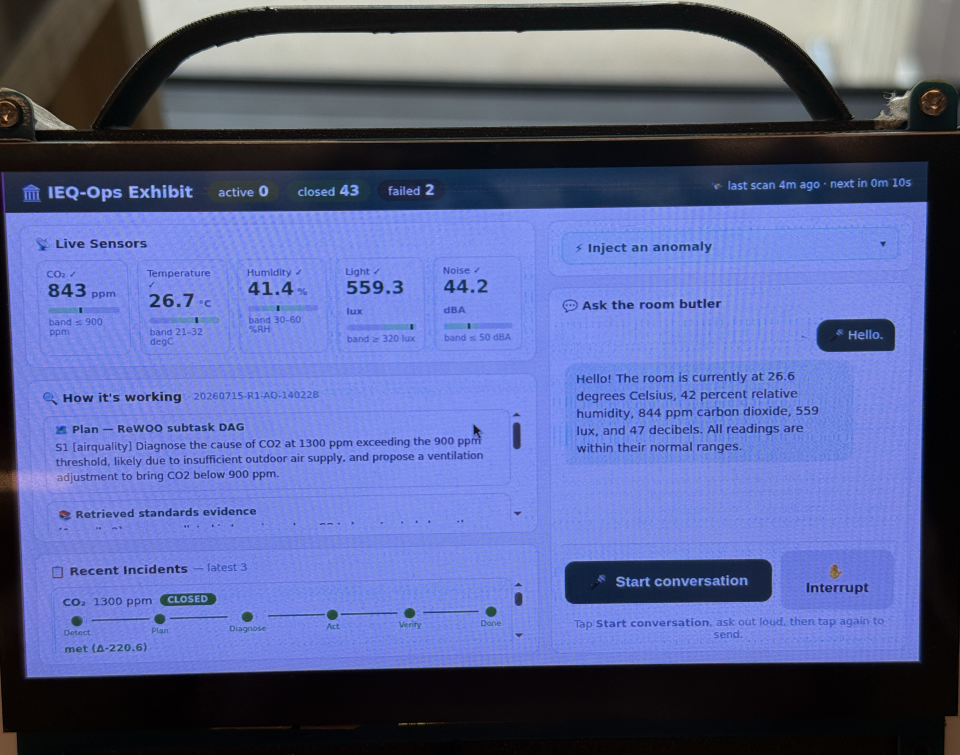
#> input picture Essay/documents/figures/fig17-kiosk-normal.jpg, 3839 x 3018 px (shown at 1/4 size)
$ python gen_photo_composites.py
#> lines starting #> are read from the running program, lines starting #| are printed output that depends on the picture
### Essay/documents/figures/src/_style.py
"""Shared dissertation figure style — one visual system for every plate.

Design contract (see FIGURE_MANIFEST.md "产图规范"):
  * print-first sizing — every figure is authored at its FINAL printed width
    (FULL_W = 6.5 in fits A4/Letter with 1 in margins), so nothing is rescaled
    in Word and no font ever shrinks below ~7 pt on the page;
  * one restrained palette, CVD-validated with the dataviz skill's
    `scripts/validate_palette.py` (light mode, surface #fcfcfb);
  * meaning is never carried by hue alone — every colour is paired with
    position, glyph or a direct label, so the plates survive greyscale
    photocopying;
  * grid and spines are recessive and always *behind* the marks
    (`axes.axisbelow`), titles are left-aligned with a muted subtitle line
    that carries n and the data source.

Palette provenance
------------------
Categorical slots come from the dataviz reference palette; the four IEQ
domains use the validated order blue → orange → aqua → violet
(worst adjacent ΔE 27.6 normal / 9.2 deutan — PASS).
STATUS is a reserved good/warning/critical trio, re-stepped darker than the
reference so every step clears 3:1 contrast on the paper surface; green↔amber
sits in the 6–8 CVD floor band, which is legal only with secondary encoding, so
status marks in this dissertation ALWAYS ship with a glyph and a word.
Ordered/pipeline stages use the sequential blue ramp, never categorical hues.
"""
from __future__ import annotations

import matplotlib as mpl
import matplotlib.pyplot as plt

# ── print geometry ────────────────────────────────────────────────────────────
FULL_W = 6.5    # full text width, A4/Letter with 1in margins
HALF_W = 3.15   # two figures side by side
DPI = 300

# ── categorical slots (fixed order — never cycled) ────────────────────────────
PALETTE = {
    "blue": "#2a78d6",
    "orange": "#eb6834",
    "aqua": "#1baf7a",
    "violet": "#4a3aa7",
    "magenta": "#e87ba4",
    "yellow": "#eda100",
    "green": "#008300",
    "red": "#e34948",
}
# The four IEQ domains, in the validated adjacency order.
DOMAIN = {
    "airquality": PALETTE["blue"],
    "thermal": PALETTE["orange"],
    "lighting": PALETTE["yellow"],
    "acoustic": PALETTE["violet"],
}
DOMAIN_MARK = {"airquality": "o", "thermal": "s", "lighting": "^", "acoustic": "D"}

# ── status palette (reserved; always shipped with a glyph + word) ─────────────
STATUS = {
    "good": "#1f7a3f",
    "warning": "#c07a09",
    "serious": "#cf6a2a",
    "critical": "#b8322e",
}
GLYPH = {"good": "✓", "warning": "!", "critical": "✗", "held": "‖"}

# ── ink / chrome ──────────────────────────────────────────────────────────────
INK = {
    "surface": "#fcfcfb",
    "panel": "#f4f3ef",     # very light fill for reference bands / card backs
    "primary": "#121211",
    "secondary": "#4f4e4a",
    "muted": "#86847e",
    "grid": "#e4e3dc",
    "baseline": "#bfbeb3",
    "rule": "#d5d4cb",
}
# Ordered / pipeline stages: sequential ramp (light → dark), never a rainbow.
SEQ_BLUE = ["#cde2fb", "#9ec5f4", "#6da7ec", "#3987e5", "#256abf", "#184f95", "#0d366b"]
# Paired-condition convention used across every ablation plate in this set:
# the baseline arm is inert grey, the treatment arm is the one saturated hue.
OFF_C = "#9a9891"
ON_C = PALETTE["blue"]

FIG_DIR = __file__.rsplit("/", 1)[0].rsplit("/src", 1)[0]  # …/documents/figures


def apply_style() -> None:
    mpl.rcParams.update({
        "figure.facecolor": INK["surface"],
        "axes.facecolor": INK["surface"],
        "savefig.facecolor": INK["surface"],
        "savefig.dpi": DPI,
        "savefig.bbox": None,
        "font.family": "DejaVu Sans",
        "font.size": 8.0,
        "text.color": INK["primary"],
        "axes.labelcolor": INK["secondary"],
        "axes.labelsize": 8.0,
        "axes.edgecolor": INK["baseline"],
        "axes.linewidth": 0.7,
        "axes.titlecolor": INK["primary"],
        "axes.titlesize": 8.8,
        "axes.titleweight": "bold",
        "axes.titlepad": 4.0,
        "axes.axisbelow": True,          # grid never draws over the marks
        "axes.grid": True,
        "axes.grid.axis": "y",
        "grid.color": INK["grid"],
        "grid.linewidth": 0.6,
        "xtick.color": INK["secondary"],
        "ytick.color": INK["secondary"],
        "xtick.labelsize": 7.5,
        "ytick.labelsize": 7.5,
        "xtick.major.size": 2.5,
        "ytick.major.size": 2.5,
        "xtick.major.width": 0.7,
        "ytick.major.width": 0.7,
        "axes.spines.top": False,
        "axes.spines.right": False,
        "legend.frameon": False,
        "legend.fontsize": 7.5,
        "legend.handlelength": 1.4,
        "legend.columnspacing": 1.2,
        "lines.linewidth": 1.6,
        "lines.markersize": 4.5,
        "figure.constrained_layout.use": True,
        "figure.constrained_layout.h_pad": 0.03,
        "figure.constrained_layout.w_pad": 0.03,
        "svg.fonttype": "none",
        "hatch.linewidth": 0.6,
    })


# ── titling & plate layout ───────────────────────────────────────────────────
# Text is wrapped to the authored print width and the layout engine is given an
# explicit rect, so the header/footer bands can never collide with the axes and
# the saved PNG is exactly FULL_W wide (no tight-bbox expansion).
_EM = 0.58          # mean advance width of DejaVu Sans, in em
_LEAD = 1.32        # line leading


# [47 lines left out: functions _wrap, layout, not called in this run]


def titles(fig, title: str, subtitle: str = "", y: float = 1.0) -> None:
    """Back-compat shim — prefer layout()."""
    layout(fig, title, subtitle)


# [6 lines left out: function ax_title, not called in this run]


def footnote(fig, text: str, y: float = -0.005) -> None:
    """Deprecated — layout() draws the footnote inside the reserved band."""
    return None


# [46 lines left out: functions despine, wilson, mcnemar_exact_p, save, not called in this run]

### Essay/documents/figures/src/gen_photo_composites.py
"""Photo plates: fig-03 (physical deployment), fig-17 (raw readings → natural
language) and fig-27 (the incident lifecycle on the kiosk).

These are evidence photographs of the real exhibit node, so the only operations
applied are geometric and tonal: EXIF auto-orientation, a crop, a projective
rectification of the kiosk screen onto its own plane, and a mild exposure /
saturation normalisation.  No displayed value, glyph or string is ever altered,
added or removed, and nothing from one photograph is composited into another.

Layout follows the same print-first contract as the chart plates (see
`_style.py`): every plate is authored at its FINAL printed width of 6.5 in, so
Word never rescales it and the on-screen text stays legible on the page.  That
constraint is what drives the composition — the kiosk UI is cropped to the one
region each caption is about and given the full text width, instead of showing
the whole 7-inch screen three times at a size no reader can decode.
"""
from __future__ import annotations

import textwrap
from dataclasses import dataclass
from pathlib import Path

import matplotlib as mpl
import matplotlib.pyplot as plt
import numpy as np
from PIL import Image, ImageEnhance, ImageFilter, ImageOps

from _style import INK, apply_style

apply_style()
# These plates are laid out in absolute inches, so neither the constrained
# layout engine nor a tight bounding box may touch the authored geometry.
mpl.rcParams["savefig.bbox"] = None

FIG = Path(__file__).resolve().parents[1]  # …/documents/figures

# ── print geometry (values copied from _style, not imported, so this plate is
#    immune to edits in the shared chart style) ────────────────────────────────
W_FULL = 6.5        # authored print width, A4/Letter with 1 in margins
DPI = 300           # → 1950 px wide PNG, sRGB, solid light ground
GAP = 0.16          # gutter between panels in a row
ROW_GAP = 0.20      # gutter between rows
CAP_PAD = 0.06      # panel frame → caption block
CAP_SIZE = 7.6      # panel caption
TAG_INDENT = 0.26   # hanging indent for the bold (a)/(b)/(c) tag
TITLE_SIZE = 9.6
SUB_SIZE = 7.4
FOOT_SIZE = 6.8
_EM = 0.58          # mean advance width of DejaVu Sans, in em
_LEAD = 1.32        # line leading


# ── text metrics ──────────────────────────────────────────────────────────────
def _lh(size: float) -> float:
    """Line height in inches for a given point size."""
    return size * _LEAD / 72


# [6 lines left out: function _wrap, not called in this run]


# ── image loading, rectification, tone ────────────────────────────────────────
def _load(name: str) -> Image.Image:
    """EXIF-corrected sRGB image straight from the figures directory."""
#> called with name = 'fig17-kiosk-normal.jpg'
    return ImageOps.exif_transpose(Image.open(FIG / name)).convert("RGB")
#> returned value is the input picture: PIL image 3839x3018 RGB; mean R, G, B 88.9, 99.2, 151.9


def _tone(im: Image.Image, contrast: float = 1.0, colour: float = 1.0,
          cut: tuple[float, float] | None = None) -> Image.Image:
    """Exposure normalisation only — no local edits, no retouching."""
#> called with contrast = 1.05, colour = 1.04
    if cut is not None:
        im = ImageOps.autocontrast(im, cutoff=cut)
    if contrast != 1.0:
        im = ImageEnhance.Contrast(im).enhance(contrast)
    if colour != 1.0:
        im = ImageEnhance.Color(im).enhance(colour)
    return im


# [56 lines left out: functions _screen_quad, _rectify, not called in this run]


def _crop(im: Image.Image, box: tuple[float, float, float, float],
          rot: float = 0.0) -> Image.Image:
    """Fractional crop (x0, y0, x1, y1), after an optional deskew rotation."""
#> called with box = (0.03, 0.02, 0.98, 0.928), rot = 0
    if rot:
        im = im.rotate(rot, resample=Image.BICUBIC, expand=False)
    x0, y0, x1, y1 = box
#> x0 = 0.03; y0 = 0.02; x1 = 0.98; y1 = 0.928
    return im.crop((round(x0 * im.width), round(y0 * im.height),
                    round(x1 * im.width), round(y1 * im.height)))
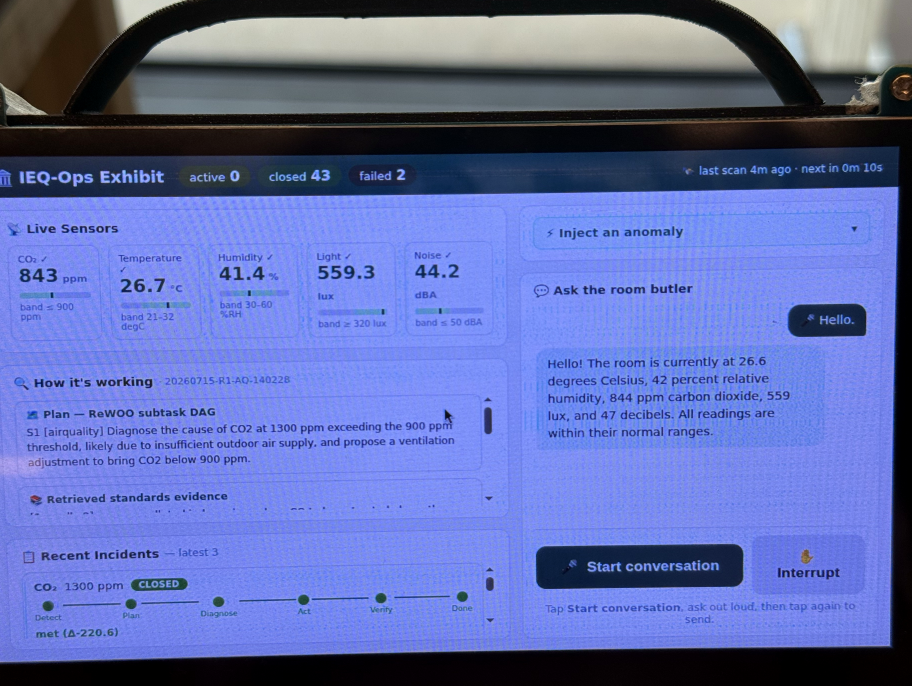
#> returned value: PIL image 3647x2741 RGB (shown at 1/4 size); mean R, G, B 95.5, 108.7, 174.5


# ── plate assembly ────────────────────────────────────────────────────────────
@dataclass
class Panel:
    im: Image.Image
    tag: str
    caption: str

    @property
    def aspect(self) -> float:
        return self.im.width / self.im.height


@dataclass
class Row:
    """One band of the plate: panels sized to a common height.

    `cap_side="right"` parks a single panel's caption in the column beside it,
    which is what keeps a wide-but-short photograph from either dominating the
    plate or leaving a dead margin.
    """
    panels: list[Panel]
    cap_side: str = "below"


# [87 lines left out: functions _measure, _caption, _plate, not called in this run]


# ══ figure 3 ══════════════════════════════════════════════════════════════════
def fig03() -> None:
    kiosk = _crop(_tone(_load("fig17-kiosk-normal.jpg"), contrast=1.05, colour=1.04),
                  (0.030, 0.020, 0.980, 0.928))
    rear = _crop(_tone(_load("fig03-device-rear.jpg"), contrast=1.06, cut=(0.5, 0.5)),
                 (0.425, 0.165, 0.900, 0.625))
    # the panel was shot ~3° off level; deskewing it squares the sensor face
    face = _crop(_tone(_load("fig03-sensor-enclosure.jpg"), contrast=1.08),
                 (0.110, 0.038, 0.865, 0.545), rot=-3.0)

    rows = [
        Row([Panel(kiosk, "(a)",
                   "The node in use — 7-inch touchscreen behind the printed front "
                   "bezel, carry handle above, showing the five channel tiles, the "
                   "current plan and the incident list."),
             Panel(rear, "(b)",
                   "Rear of the same unit: faceted 3D-printed shell, two hexagonal "
                   "honeycomb vent fields, the integrated fan duct and the printed "
                   "stand feet.")]),
        Row([Panel(face, "(c)",
                   "The same enclosure's sensor face: the ANVISION 40 mm fan (left) "
                   "and the Sensirion SCD-30 CO₂ / temperature / humidity board "
                   "(right) — the parts the vent fields and duct in (b) serve.")],
            cap_side="right"),
    ]
    _plate(rows,
           "Physical deployment of the IEQ-Ops exhibit node",
           "One self-contained unit: a Raspberry Pi 4 and a 7-inch touchscreen in a "
           "custom 3D-printed enclosure, with the Arduino MKR WiFi 1010 sensor node "
           "and its SCD-30 behind the ventilated sensor face.",
           "Photographs of the built node — EXIF orientation, crop and exposure "
           "normalisation only.",
           "fig-03-deployment-photos.png")


# ══ figure 17 ═════════════════════════════════════════════════════════════════
# [58 lines left out: functions fig17, fig27, not called in this run]


if __name__ == "__main__":
#> (the run stopped early here; a loop or call above may not have finished)
